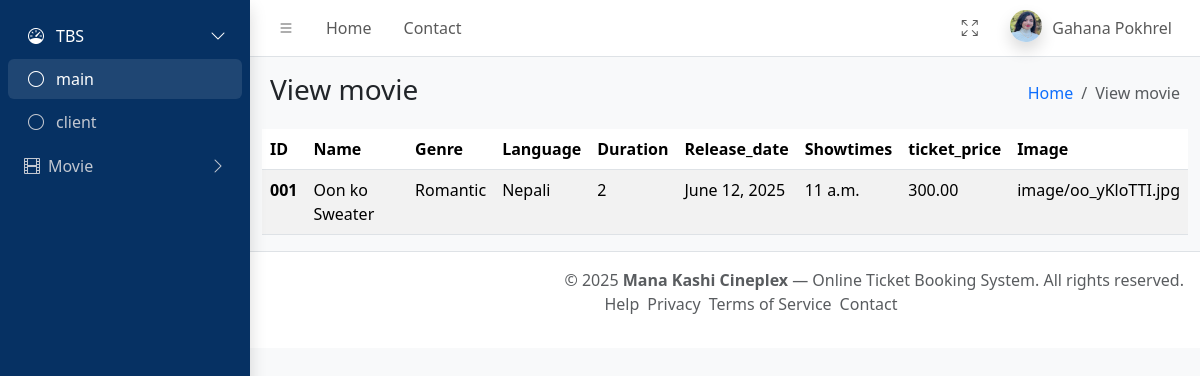
The app's page /customer/view_movie/23 with its own data.
### customer/models.py (models this page shows, shortened)
class Movie(models.Model):
    LANGUAGE_CHOICES=[
         ('Hindi','Hindi'),
        ('Nepali','Nepali'),
        ('English','English'),
        ]
    movie_id= models.CharField(max_length=10,null=True)
    movie_name = models.CharField(max_length=100)
    image=models.ImageField(upload_to='image/', null=True,  blank=True)
    genre = models.CharField(max_length=50)
    language = models.CharField(max_length=15,choices= LANGUAGE_CHOICES)
    duration=models.CharField(max_length=100)
    release_date = models.DateField()
    showtimes = models.TimeField()
    ticket_price = models.DecimalField(max_digits=6, decimal_places=2, default=100.0)
    created_at = models.DateTimeField(auto_now=True, editable=False)
    updated_at = models.DateTimeField(auto_now=True)

### customer/views.py (the view)
# urls.py: path('view_movie/<int:id>',views.view_movie, name='view_movie'),
def view_movie(request,id):
    data_get = Movie.objects.get(id=id)
    return render(request,'movie/view_movie.html', context={'dp_data':data_get})

### templates/movie/view_movie.html (shortened to what this page needs)
{% extends 'base.html' %}
{% block  body %}
<main class="app-main">
    <div class="app-content-header">
      <div class="container-fluid">
        <div class="row">
          <div class="col-sm-6"><h3 class="mb-0">View movie</h3></div>
          <div class="col-sm-6">
            <ol class="breadcrumb float-sm-end">
              <li class="breadcrumb-item"><a href="#">Home</a></li>
              <li class="breadcrumb-item active" aria-current="page">View movie</li>
            </ol>
          </div>
        </div>
    </div>
</div>
    <body>
       <div class="container">
           <div class ="row">
               <div class="col-md-12">
                   <table class="table table-striped table-hover" method="POST" action="{% url 'display_movie' %}">
                       <thead>
                           <tr>
                               <th scope="col"  > ID </th>
                               <th scope="col"  > Name </th>
                               <th  scope="col" > Genre  </th>
                               <th scope="col"  > Language </th>
                               <th scope="col"  > Duration </th>
                               <th scope="col"  > Release_date </th>
                               <th scope="col"  > Showtimes </th>
                               <th scope="col"  > ticket_price </th>
                               <th scope="col"  > Image</th>
                           </tr>
                        </thead>
                        <tbody>
                            <tr>
                                <th>{{dp_data.movie_id}}</th>
                                <td>{{dp_data.movie_name}} </td>
                                <td>{{dp_data.genre}} </td>
                                <td>{{dp_data.language}} </td>
                                <td>{{dp_data.duration}} </td>
                                <td>{{dp_data.release_date}} </td>
                                <td>{{dp_data.showtimes}} </td>
                                <td>{{dp_data.ticket_price}} </td>
                                <td>{{dp_data.image}} </td>
                            </tr>
                        </tbody>
                    </table>
                </div>
            </div>
        </div>
    {% endblock %}

### records on screen
Movie: movie_id "001", movie_name "Oon ko Sweater", genre "Romantic", language "Nepali", duration "2", release_date "June 12, 2025", showtimes "11 a.m.", ticket_price "300.00", image "image/oo_yKloTTI.jpg"
